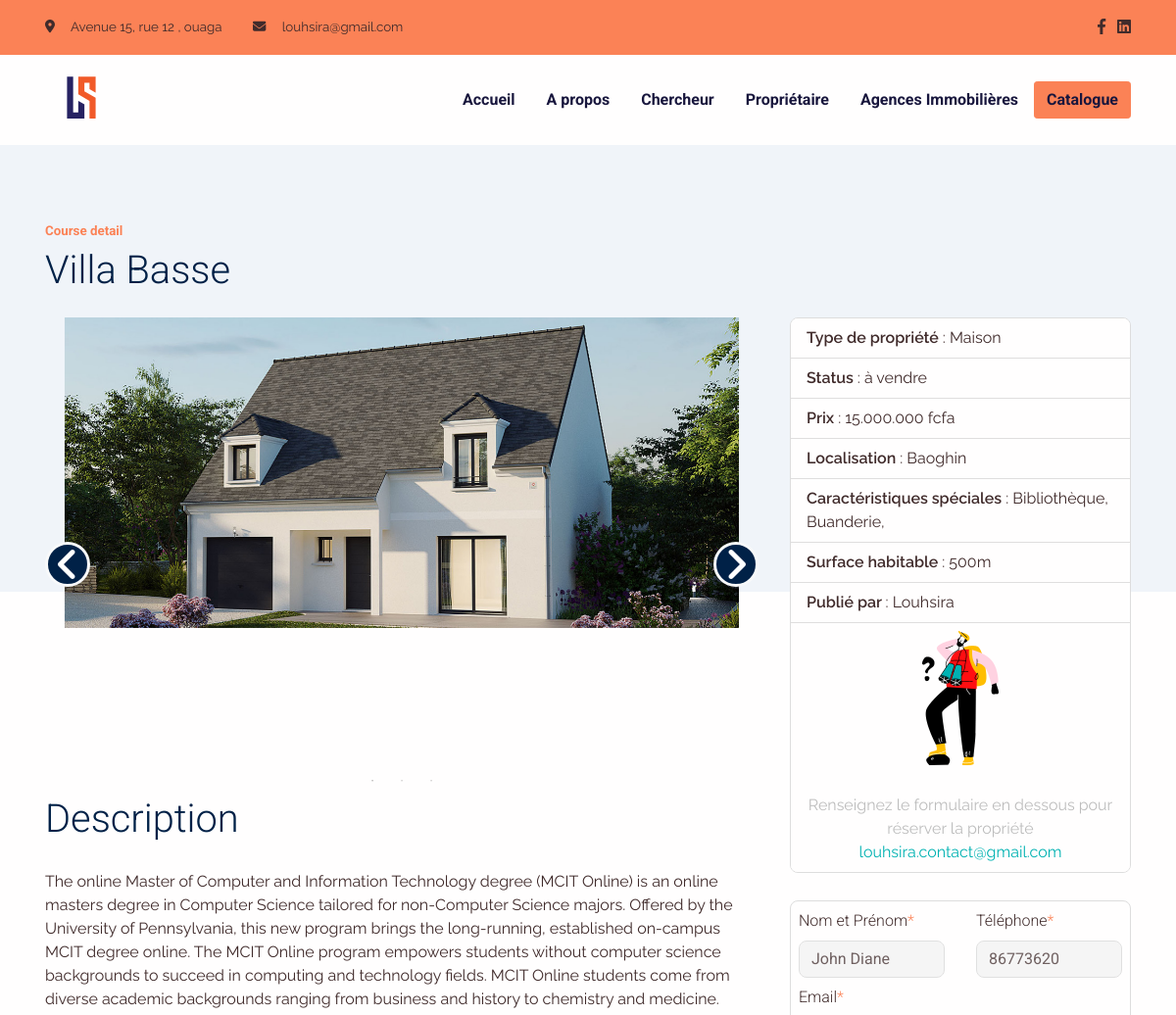
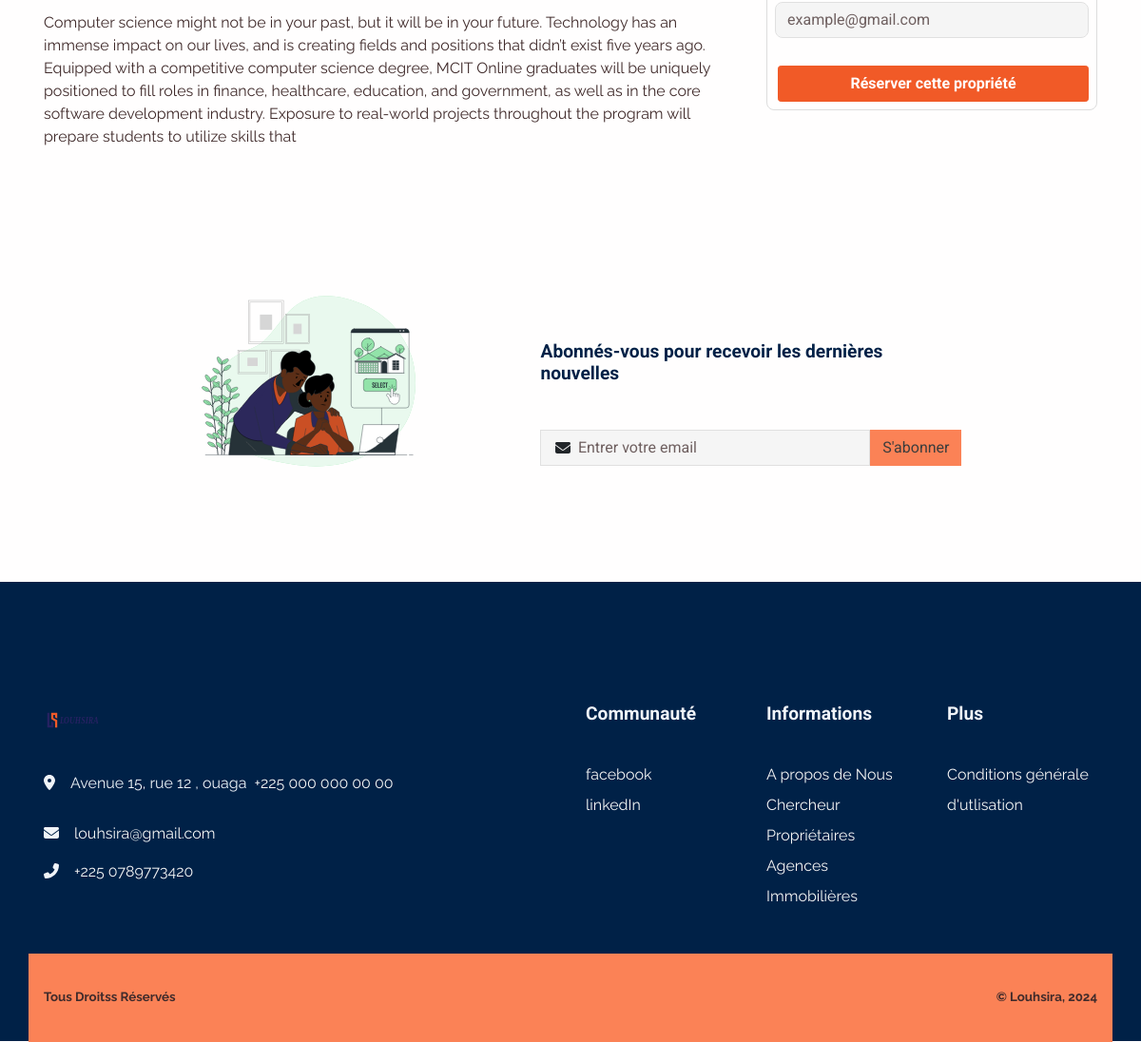
/propriete-2, run on an earlier commit of the app's database (2 pictures, top to bottom).
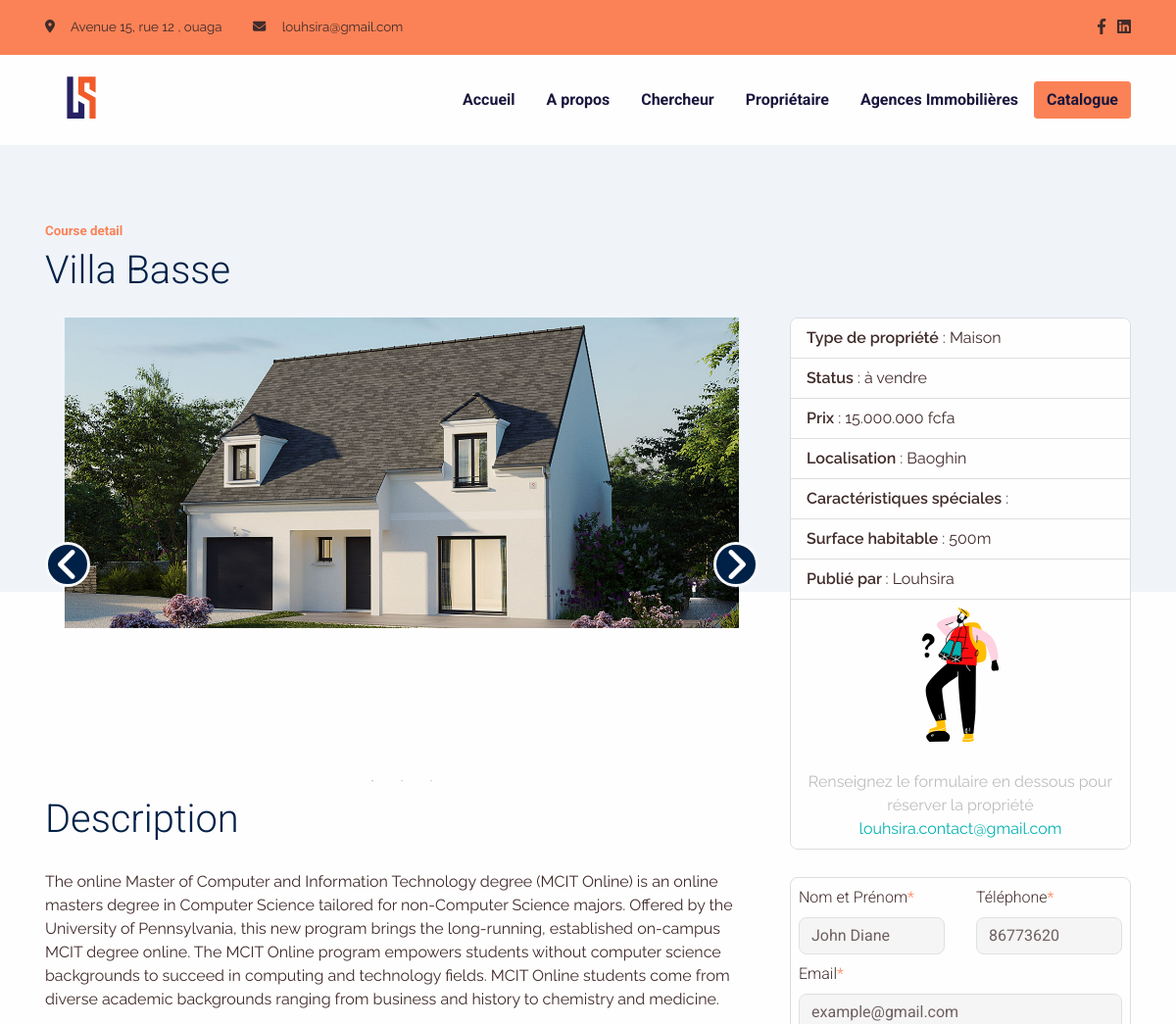
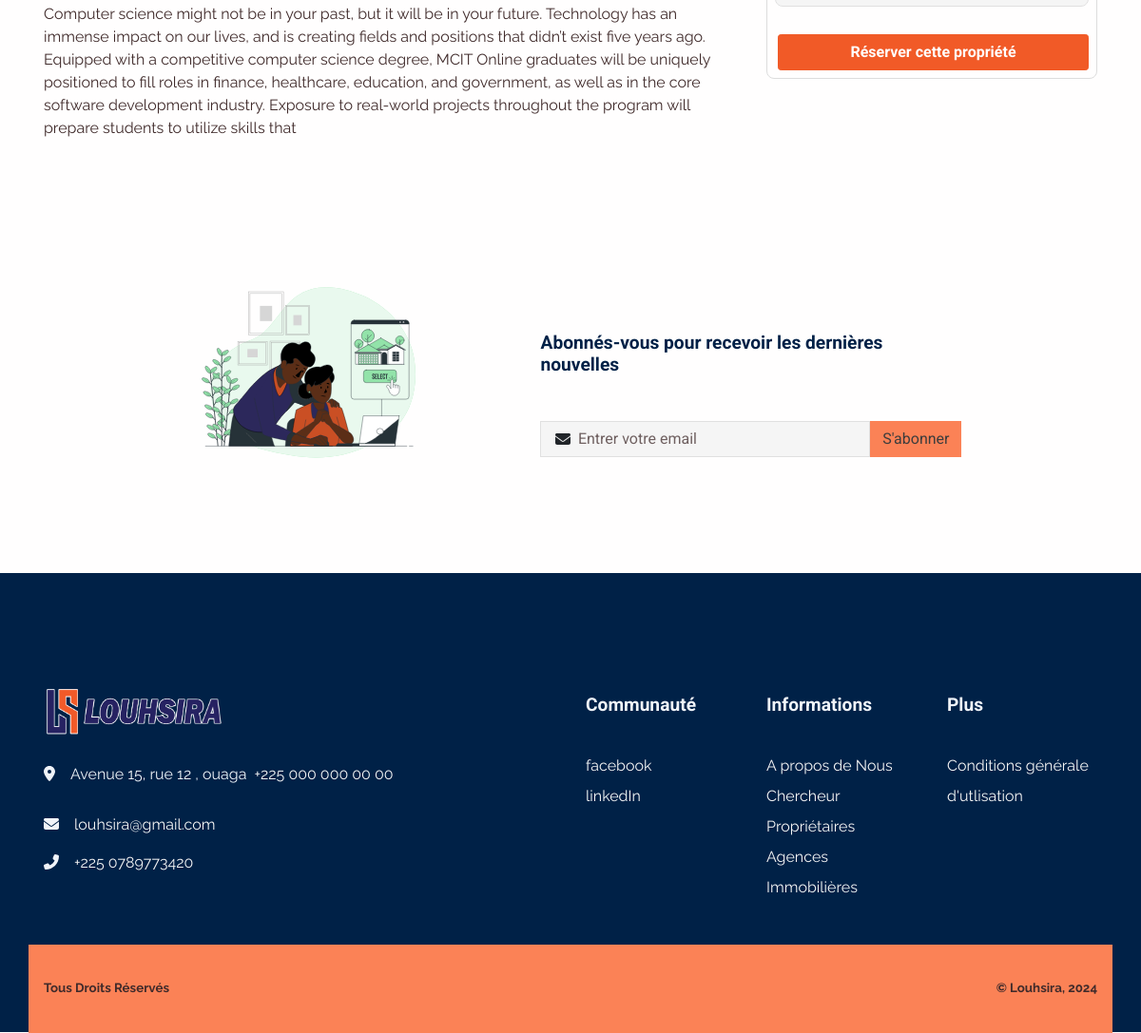
And on a later commit of the database (2 pictures, top to bottom).
### app/models.py (models this page shows, shortened)
class Convention(models.Model):
    created_at = models.DateTimeField(auto_now=False, auto_now_add=True)
    update_at = models.DateTimeField(auto_now=True, auto_now_add=False)
    publish = models.BooleanField(default=False)
    class Meta:
        abstract = True

class Social(Convention):
    name = models.CharField(max_length=150, blank=True, null=True)
    icon = models.CharField(max_length=150, blank=True, null=True)
    link = models.URLField(max_length = 200)
    class Meta:
        verbose_name = "Réseaux Social"
        verbose_name_plural = "Réseaux Sociaux"

class configuration(Convention):
    name = models.CharField(max_length = 150, blank=True, null=True)
    vendor_title = models.CharField(max_length = 150, blank=True, null=True)
    location_title = models.CharField(max_length = 150, blank=True, null=True)
    about_title = models.CharField(max_length = 150, blank=True, null=True)
    why_choose_title = models.CharField(max_length = 150, blank=True, null=True)
    newsletter_title = models.CharField(max_length = 150, blank=True, null=True)
    newsletter_text = models.TextField()
    newsletter_picture = models.FileField(upload_to=LOGO_SITE_PATH, max_length = 100)
    copy_right = models.CharField(max_length = 150, blank=True, null=True)
    logo = models.FileField(upload_to=LOGO_SITE_PATH , max_length = 100, blank=True, null=True)
    logo2 = models.FileField(upload_to=LOGO_SITE_PATH , max_length = 100, blank=True, null=True)
    class Meta:
        verbose_name = "Configuration du site"
        verbose_name_plural = "Configuration du site"

### propriete/models.py (models this page shows, shortened)
class Proprietes(Convention):
    titre_annonce = models.CharField(max_length=220, blank=True, null=True)
    proprietaire = models.CharField(max_length=220, blank=True, null=True)
    proprietaire_contact = models.CharField(max_length=220, blank=True, null=True)
    type_propriete = models.ForeignKey(TypePropriete, on_delete=models.DO_NOTHING, related_name="type_propriete_related")
    prix_propriete = models.CharField(max_length=220, blank=True, null=True)
    adresse_propriete = models.CharField(max_length=220, blank=True, null=True)
    localite = models.ForeignKey(Localite, on_delete=models.DO_NOTHING, related_name="localite_propriete")
    annee_construction = models.DateField(auto_now=False, auto_now_add=False)
    nbre_chambre = models.IntegerField()
    nbre_salle_bain = models.IntegerField()
    description = HTMLField()
    status = models.CharField(max_length=15, choices=STATUS_CHOICES)
    caracteristique_speciale = models.ManyToManyField(CaracteristiqueMaison)
    pictures = models.ManyToManyField(Photo)
    class Meta:
        verbose_name = 'Les Propriétés'
        verbose_name_plural = 'Les Propriétés'

class Photo(Convention):
    title = models.CharField(max_length=220, blank=True, null=True)
    picture = models.FileField(upload_to=PICTURE_PATH, max_length = 200, blank=True, null=True)
    class Meta:
        verbose_name = 'Photo des Proprietes'
        verbose_name_plural = 'Photo des Proprietes'

class TypePropriete(Convention):
    libele =  models.CharField(max_length=200, blank=True, null=True)
    description = models.TextField(blank=True, null=True)
    class Meta:
        verbose_name = "Type de Propriété"
        verbose_name_plural = "Type de Propriétés"
    def __str__(self):
        return self.libele

class Localite(Convention):
    name = models.CharField(max_length=150, blank=True, null=True)
    longitude =  models.CharField(max_length=150, blank=True, null=True)
    laltitude =  models.CharField(max_length=150, blank=True, null=True)
    class Meta:
        verbose_name = "Localité"
        verbose_name_plural = "Localités"
    def __str__(self):
        return self.name

class CaracteristiqueMaison(Convention):
    libele = models.CharField(max_length=220, blank=True, null=True)
    class Meta:
        verbose_name = "Caratéristiques des Maisons"
        verbose_name_plural = "Caratéristiques des Maisons"
    def __str__(self):
        return self.libele

### app/views.py (the view)
# urls.py: path('propriete-<int:id>', home_detail, name="home-detail-index"),
def home_detail(request, id):
    get_socials = get_social({'publish':True})
    get_configs = get_config({'publish':True})
    get_property_ids = get_property_id(id)
    template_name = "app/layout/home_detail.html"
    context = {
        'page': "LOUSHIRA | Home-detail",
        'get_socials': get_socials,
        'get_configs': get_configs,
        'get_property_ids': get_property_ids
    }
    return render(request, template_name, context)

### templates/app/layout/home_detail.html (shortened to what this page needs)
{% extends "app/base/base.html" %}
{% load static %}
{% block content %}
<main class="main" id="top">
      <section class="pb-11 pt-7 bg-600">
        <div class="container">
          <div class="row">
            <div class="col-12">
              <h6 class="font-sans-serif text-primary fw-bold">Course detail</h6>
              <h1 class="mb-6">{{get_property_ids.titre_annonce}}</h1>
            </div>
          </div>
        </div>
      </section>
      <section style="margin-top:-21.5rem">
        <div class="container">
          <div class="row">
            <div class="col-md-8">
              <div class="fader">
                {% for pic in get_property_ids.pictures.all %}
                  <div>
                    <img class="w-100 " src="{{ pic.picture.url }}" alt="..." />
                  </div>
                {% endfor %}
              </div>
              <h1 class="my-4">Description</h1>
              <span>{{get_property_ids.description | safe }}</span>
            </div>
            <div class="col-md-4">
              <div class="card">
                <ul class="list-group list-group-flush">
                  <li class="list-group-item"><strong>Type de propriété </strong>: {{get_property_ids.type_propriete}}</li>
                  <li class="list-group-item"><strong>Status </strong>: {{get_property_ids.status}}</li>
                  <li class="list-group-item"><strong>Prix </strong>: {{get_property_ids.prix_propriete}}</li>
                  <li class="list-group-item"><strong>Localisation </strong>: {{get_property_ids.localite}}</li>
                  <li class="list-group-item"><strong>Caractéristiques spéciales </strong>:
                    {% for caracteristique_speciale in get_property_ids.caracteristique_speciale.all %}
                      {{ caracteristique_speciale}},
                    {% endfor %}
                    </li>
                  <li class="list-group-item"><strong>Surface habitable </strong>: 500m</li>
                  <li class="list-group-item"><strong>Publié par </strong>: {{get_property_ids.proprietaire}}</li>
                  <li class="list-group-item text-center"><img src="{% static 'app/assets/img/gallery/searching.png' %}" width="78" alt="..." />
                    <p class="text-muted mb-0 mt-4">Renseignez le formulaire en dessous pour réserver la propriété</p><a class="text-info" href="mailto:vctung@outlook.com">louhsira.contact@gmail.com</a>
                  </li>
                </ul>
              </div>
              <div class="card mt-4 p-2" id="reserve">
                <div class="row ">
                  <div class="col-md-6">
                    <label class="form-label" for="nameId">Nom et Prénom<span class="text-primary">*</span></label>
                    <input type="text" class="form-control" name="" placeholder="John Diane" id="nameId" v-model="name">
                  </div>
                  <div class="col-md-6">
                    <label class="form-label" for="phoneId">Téléphone<span class="text-primary">*</span></label>
                    <input type="text" class="form-control" name="" placeholder="86773620" id="phoneId" v-model="phone">
                  </div>
                </div>
                <div class="row mt-2 mb-4">
                  <div class="col-md-12">
                    <label class="form-label" for="emailId">Email<span class="text-primary">*</span></label>
                    <input type="email" name="" placeholder="example@gmail.com" class="form-control" id="emailId" v-model="email">
                  </div>
                </div>
                <button class="fa-btn-primary fw-bold" @click.prevent="SendReservation()" > Réserver cette propriété</button>
              </div>
            </div>
          </div>
        </div>
      </section>
{% include "app/includes/_email_sub.html" %}
    </main>
{% endblock %}

### templates/app/base/base.html (shortened to what this page needs)
{% load static %}
<!DOCTYPE html>
<html lang="en-US" dir="ltr">
  <head>
    <link href="{% static 'app/assets/css/select2-bootstrap-5-theme.min.css' %}" rel="stylesheet" />
    <link href="{% static 'app/assets/css/theme.css' %}" rel="stylesheet" />
    <link href="{% static 'app/assets/css/style.css' %}" rel="stylesheet" />
    <link href="{% static 'app/assets/css/slick.css' %}" rel="stylesheet" />
    <link href="{% static 'app/assets/css/slick-theme.css' %}" rel="stylesheet" />
  </head>
  <body>
    <main class="main" id="top">
      <section class="bg-primary py-2 d-none d-sm-block">
        <div class="container">
          <div class="row align-items-center">
            <div class="col-auto d-none d-lg-block">
              <p class="my-2 fs--1"><i class="fas fa-map-marker-alt me-3"></i><span>Avenue 15, rue 12 , ouaga </span></p>
            </div>
            <div class="col-auto ms-md-auto order-md-2 d-none d-sm-block">
              <ul class="list-unstyled list-inline my-2">
                {% for social in get_socials %}
                  <li class="list-inline-item"><a class="text-decoration-none" href="{{social.link}}"><i class="{{social.icon}} text-900"></i></a></li>
                {% endfor %}
              </ul>
            </div>
            <div class="col-auto">
              <p class="my-2 fs--1"><i class="fas fa-envelope me-3"></i><a class="text-900" href="mailto:loushira.contact@gmail.com">louhsira@gmail.com </a></p>
            </div>
          </div>
        </div>
      </section>
      <nav class="navbar navbar-expand-lg navbar-light sticky-top py-3 d-block" data-navbar-on-scroll="data-navbar-on-scroll">
        <div class="container"><a class="navbar-brand" href="{% url 'welcome' %}"><img src="{{get_configs.logo.url}}" height="60" alt="logo" /></a>
          <div class="collapse navbar-collapse border-top border-lg-0 mt-4 mt-lg-0" id="navbarSupportedContent">
            <ul class="navbar-nav ms-auto pt-2 pt-lg-0 font-base">
              <li class="nav-item px-2"><a class="nav-link active fw-bold" style="color:#18163d" aria-current="page" href="{% url 'welcome' %}">Accueil</a></li>
              <li class="nav-item px-2"><a class="nav-link fw-bold" style="color:#18163d" aria-current="page" href="{% url 'about' %}">A propos</a></li>
              <li class="nav-item px-2"><a class="nav-link fw-bold" style="color:#18163d" aria-current="page" href="{% url 'home-searcher' %}">Chercheur</a></li>
              <li class="nav-item px-2"><a class="nav-link fw-bold" style="color:#18163d" aria-current="page" href="{% url 'owner-page' %}">Propriétaire</a></li>
              <li class="nav-item px-2"><a class="nav-link fw-bold" style="color:#18163d" aria-current="page" href="{% url 'agence' %}">Agences Immobilières</a></li>
            </ul><a class="btn btn-primary order-1 order-lg-0 fw-bold" style="color:#18163d" href="{% url 'catalogue' %}">Catalogue</a>
          </div>
        </div>
      </nav>
    {% block content %}
    {% endblock content %}
      <section class="bg-secondary" style=" padding-top: 7.5rem;padding-bottom: 7.5rem; font-style: normal;">
        <div class="container">
          <div class="row">
            <div class="col-12 col-sm-12 col-lg-6 mb-4 order-0 order-sm-0"><a class="text-decoration-none" href="{% url 'welcome' %}"><img src="{{get_configs.logo2.url}}" height="51"  alt="" /></a>
              <p class="text-light my-4"> <i class="fas fa-map-marker-alt me-3"></i>Avenue 15, rue 12 , ouaga  &nbsp;</span><a class="text-light text-200" href="tel:+604-680-9785">+225 000 000 00 00</a></p>
              <p class="text-light"> <i class="fas fa-envelope me-3"> </i><a class="text-light text-200" href="mailto:loushira.contact@gmail.com">louhsira@gmail.com</a></p>
              <p class="text-light"> <i class="fas fa-phone-alt me-3"></i><a class="text-light text-200" href="tel:+225 0789773420">+225 0789773420</a></p>
            </div>
            <div class="col-6 col-sm-4 col-lg-2 mb-3 order-2 order-sm-1">
              <h5 class="lh-lg fw-bold mb-4 text-light font-sans-serif">Communauté</h5>
              <ul class="list-unstyled mb-md-4 mb-lg-0">
                {% for socials in get_socials %}
                  <li class="lh-lg"><a class="text-200" href="{{socials.link}}">{{socials.name}}</a></li>
                {% endfor %}
              </ul>
            </div>
            <div class="col-6 col-sm-4 col-lg-2 mb-3 order-3 order-sm-2">
              <h5 class="lh-lg fw-bold text-light mb-4 font-sans-serif">Informations</h5>
              <ul class="list-unstyled mb-md-4 mb-lg-0">
                <li class="lh-lg"><a class="text-200" href="{% url 'about' %}">A propos de Nous</a></li>
                <li class="lh-lg"><a class="text-200" href="{% url 'home-searcher' %}">Chercheur</a></li>
                <li class="lh-lg"><a class="text-200" href="{% url 'owner-page' %}">Propriétaires</a></li>
                <li class="lh-lg"><a class="text-200" href="{% url 'agence' %}">Agences Immobilières</a></li>
              </ul>
            </div>
            <div class="col-6 col-sm-4 col-lg-2 mb-3 order-3 order-sm-2">
              <h5 class="lh-lg fw-bold text-light mb-4 font-sans-serif">Plus</h5>
              <ul class="list-unstyled mb-md-4 mb-lg-0">
                <li class="lh-lg"><a class="text-200" href="{% url 'condition-generale-utilisation' %}">Conditions générale d'utlisation</a></li>
              </ul>
            </div>
          </div>
        </div>
      </section>
      <section class="py-0" style="margin-top: -5.8rem;">
        <div class="container bg-primary">
          <div class="row justify-content-md-between justify-content-evenly py-4">
            <div class="col-12 col-sm-8 col-md-6 col-lg-auto text-center text-md-start">
              <p class="fs--1 my-2 fw-bold">{{get_configs.copy_right}}</p>
            </div>
            <div class="col-12 col-sm-8 col-md-6">
              <p class="fs--1 my-2 text-center text-md-end fw-bold">
                © Louhsira, 2024
              </p>
            </div>
          </div>
        </div>
      </section>
    </main>
    <link href="{% static 'app/assets/css/multiple.css' %}" rel="stylesheet" />
  <link rel="stylesheet" href="https://unpkg.com/vue-multiselect@2.1.0/dist/vue-multiselect.min.css">
  <link href="https://cdn.jsdelivr.net/npm/tom-select@2.4.1/dist/css/tom-select.css" rel="stylesheet">
  </body>
</html>

### templates/app/includes/_email_sub.html (shortened to what this page needs)
<section>
  <div id="news_letter" class="container" style="font-style: normal;">
    <div class="row align-items-center d-flex justify-content-center">
      <div class="col-md-6 col-lg-4 mb-5"><img src="{{get_configs.newsletter_picture.url}}" width="280" alt="cta" /></div>
      <div class="col-md-6 col-lg-5">
        <h5 class="text-secondary font-sans-serif fw-bold">{{get_configs.newsletter_text}}</h5>
        <form class="row g-0 align-items-center">
          <div class="col">
            <div class="input-group-icon">
              <input class="form-control form-little-squirrel-control" type="email" placeholder="Entrer votre email " aria-label="email" v-model="email" /><i class="fas fa-envelope input-box-icon"></i>
            </div>
          </div>
          <div class="col-auto">
            <button class="btn btn-primary rounded-0" type="submit" @click.prevent="sendNewLettrData()">S'abonner</button>
          </div>
        </form>
      </div>
    </div>
  </div>
</section>

What changed in the data, as far as the page shows it:
removed CaracteristiqueMaison: libele "Bibliothèque"
removed CaracteristiqueMaison: libele "Buanderie"
changed configuration "Abonnés-vous pour recevoir les dernières nouvelles": logo2: a different picture; copy_right "Tous Droitss Réservés" → "Tous Droits Réservés"
